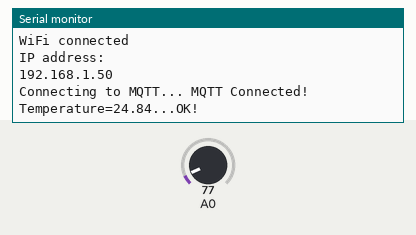
Simulated run of this sketch. Board: ESP8266 (NodeMCU). On the bench: the last lines printed to the serial monitor. Inputs (shaded band) come from the test bench; at power-on: A0 = 77. WiFi joins after 1.5 s; servers stay silent unless stated; no MQTT or app messages arrive unless stated.

Above: at 2.7 s.
2.8 s: A0 set to 92
At 7.4 s:
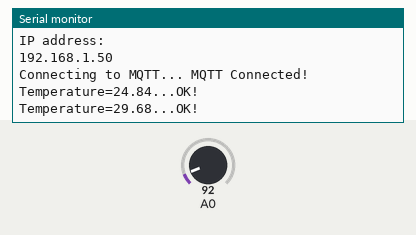
8.8 s: A0 set to 107
At 12.4 s:
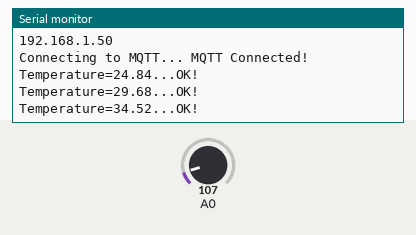
Timing chart, 0 to 13.9 s (numbered marks = the images above; inputs shaded):
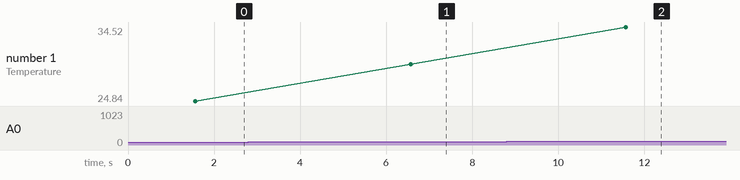

Measured:
- after the input at 2.8 s, the serial monitor: prints a new line after 3.8 s (image 1)
- after the input at 8.8 s, the serial monitor: prints a new line after 2.8 s (image 2)
- plotted number 1: 24.84 → 29.68 after the input at 2.8 s, 29.68 → 34.52 after the input at 8.8 s

The sketch:

Program_Monitoring_Suhu_MQTT_Adafruit.ino
```cpp
/***************************************
 * Project Monitoring Suhu LM35 dg Adafruit IO
 * Board  : NodeMCU ESP8266 V3
 * Input  : LM35
 * Output : Adafruit IO
 * 99 Proyek IoT
 * www.ardutech.com
 ****************************************/

#include <ESP8266WiFi.h>
#include "Adafruit_MQTT.h"
#include "Adafruit_MQTT_Client.h"
//---GANTI SESUAI DENGAN JARINGAN WIFI
//---HOTSPOT ANDA
#define WLAN_SSID       "ArdutechWiFi"  // Nama Hotspot/WiFi
#define WLAN_PASS       "12345678"      //  Password
#define AIO_SERVER      "io.adafruit.com"
#define AIO_SERVERPORT  1883
//---GANTI SESUAI DENGAN USER NAME ADAFRUIT  ANDA
#define AIO_USERNAME    "ArdutechJogja"
//---GANTI SESUAI DENGAN IO KEY ADAFRUIT ANDA
#define AIO_KEY         "aio_mAXJ90DJnEIBVj0IDmG6BIMZqMAW"

/************ Global State (you don't need to change this!) ******************/
WiFiClient client;
Adafruit_MQTT_Client mqtt(&client, AIO_SERVER, AIO_SERVERPORT, AIO_USERNAME, AIO_KEY);
/****************************** Feeds ***************************************/
Adafruit_MQTT_Publish temperature = Adafruit_MQTT_Publish(&mqtt, AIO_USERNAME "/feeds/temperature");
float C = 0;
uint32_t x=0;
void MQTT_connect();
//=========================================================
void setup() {
  Serial.begin(9600);
  delay(10);
  pinMode(A0, INPUT);
  Serial.println(); Serial.println();
  Serial.print("Connecting to ");
  Serial.println(WLAN_SSID);

  WiFi.begin(WLAN_SSID, WLAN_PASS);
  while (WiFi.status() != WL_CONNECTED) {
    delay(500);
    Serial.print(".");
  }
  Serial.println();
  Serial.println("WiFi connected");
  Serial.println("IP address: "); Serial.println(WiFi.localIP());
}
//=============================================
void loop() {
  MQTT_connect();
  C = (analogRead(A0) * 330.0) / 1023.0;
  Serial.print("Temperature=");
  Serial.print(C);
  Serial.print("...");
  if (! temperature.publish(C)) {
    Serial.println(F("Failed"));
  } else {
    Serial.println(F("OK!"));
  }
  delay(5000);
}

//===============================================
void MQTT_connect() {
  int8_t ret;
  if (mqtt.connected()) {
    return;
  }
  Serial.print("Connecting to MQTT... ");
  uint8_t retries = 3;
  while ((ret = mqtt.connect()) != 0) {
       Serial.println(mqtt.connectErrorString(ret));
       Serial.println("Retrying MQTT connection in 5 seconds...");
       mqtt.disconnect();
       delay(5000);  // wait 5 seconds
       retries--;
       if (retries == 0) {
         while (1);
       }
  }
  Serial.println("MQTT Connected!");
}
```
